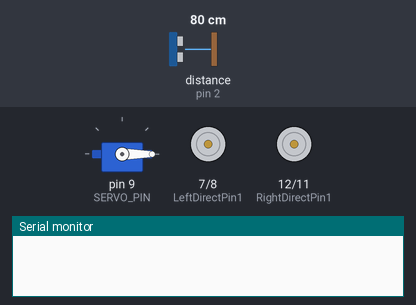
This sketch was run on a simulated Arduino Uno, built with avr-gcc and run on an emulated ATmega328P. On the bench: servo, motor-driver pin pairs drawn as motors (green arrow = first pin HIGH = forward, orange = second pin HIGH = backward, longer = more drive, scaled by the enable pin), the last lines printed to the serial monitor. Wiring (inferred from the names in the program): ultrasonic range finder: trigger pin 10; echo pin 2. The inputs (shaded band) are chosen by the test bench; at power-on: distance to the obstacle (sensor on pin 2) 80 cm. The echo pulse lasts 58.3 µs per cm.

Above: at 2.05 s.
At 5.0 s:
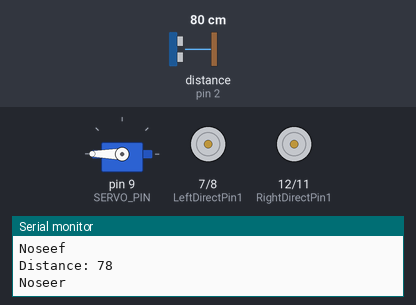
At 6.05 s:
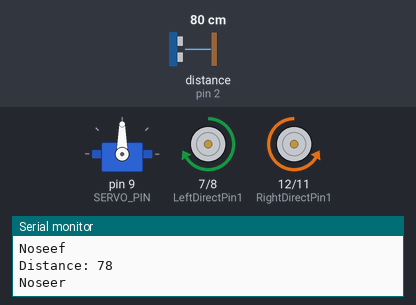
At 6.45 s:
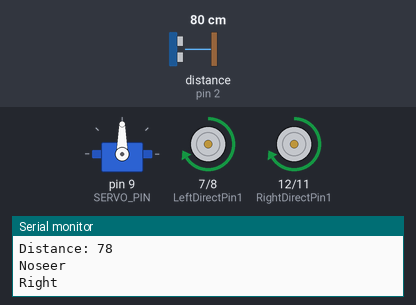
At 7.0 s:
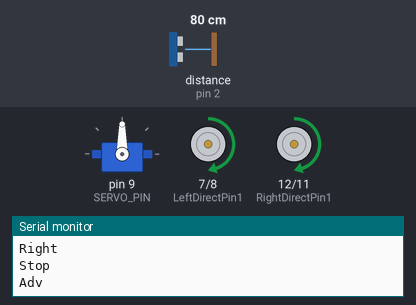
At 8.0 s:
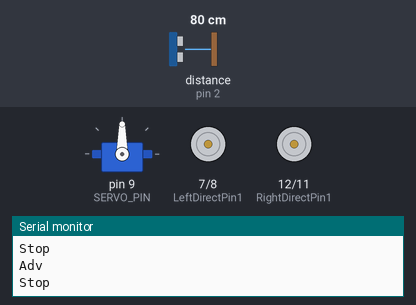
Timing chart, 0 to 9.9 s (numbered marks = the images above):
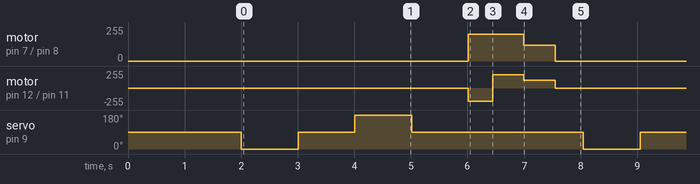

The sketch:

MethodTwo.ino
```cpp
#include <Servo.h>

#define speedPinR 3   // RIGHT PWM pin connect MODEL-X ENA
#define RightDirectPin1  12    //  Right Motor direction pin 1 to MODEL-X IN1
#define RightDirectPin2  11    // Right Motor direction pin 2 to MODEL-X IN2
#define speedPinL 6        //  Left PWM pin connect MODEL-X ENB
#define LeftDirectPin1  7    // Left Motor direction pin 1 to MODEL-X IN3
#define LeftDirectPin2  8   ///Left Motor direction pin 1 to MODEL-X IN4

#define SERVO_PIN     9  //servo connect to D9

#define Echo_PIN    2 // Ultrasonic Echo pin connect to D11
#define Trig_PIN    10  // Ultrasonic Trig pin connect to D12

#define SPEED 120
#define TURNSPEED 200

#define BUZZ_PIN     13

const int fTime = 550;
const int tTime = 430;
const int lookTime = 500;
int front, left, right, lDiag, rDiag;
int minSideDist = 50, minFrontDist = 45;
bool rightClear = false, rDiagClear = false, leftClear = false, lDiagClear = false, frontClear = false;

Servo head;

//Pins initialize
void init_GPIO()
{
	pinMode(RightDirectPin1, OUTPUT);
	pinMode(RightDirectPin2, OUTPUT);
	pinMode(speedPinL, OUTPUT);

  pinMode(Trig_PIN, OUTPUT); // Sets the trigPin as an Output
  pinMode(Echo_PIN, INPUT); // Sets the echoPin as an Input

	pinMode(LeftDirectPin1, OUTPUT);
  pinMode(LeftDirectPin2, OUTPUT);
  pinMode(speedPinR, OUTPUT);
	stop_Stop();
  /*init buzzer*/
  /*pinMode(BUZZ_PIN, OUTPUT);
  digitalWrite(BUZZ_PIN, HIGH);
  buzz_OFF(); */

  digitalWrite(Trig_PIN,LOW);
  /*init servo*/
  head.attach(SERVO_PIN);
  head.write(90);
  delay(2000);

  Serial.begin(9600);
}
void buzz_ON()   //open buzzer
{

  for(int i=0;i<100;i++)
  {
   digitalWrite(BUZZ_PIN,LOW);
   delay(2);//wait for 1ms
   digitalWrite(BUZZ_PIN,HIGH);
   delay(2);//wait for 1ms
  }
}
void buzz_OFF()  //close buzzer
{
  digitalWrite(BUZZ_PIN, HIGH);

}
void set_Motorspeed(int speed_L,int speed_R)
{
  analogWrite(speedPinL,speed_L);
  analogWrite(speedPinR,speed_R);
}

void go_Advance(void)  //Forward
{
  digitalWrite(RightDirectPin1, HIGH);
  digitalWrite(RightDirectPin2,LOW);
  digitalWrite(LeftDirectPin1,HIGH);
  digitalWrite(LeftDirectPin2,LOW);
  set_Motorspeed(SPEED,SPEED);
  delay(fTime);
  Serial.println("Adv");
  stop_Stop();
}

void go_Left(void)  //Turn left
{
  digitalWrite(RightDirectPin1, HIGH);
  digitalWrite(RightDirectPin2,LOW);
  digitalWrite(LeftDirectPin1,LOW);
  digitalWrite(LeftDirectPin2,HIGH);
  set_Motorspeed(TURNSPEED,TURNSPEED);
  delay(tTime+180);
  Serial.println("Left");
  stop_Stop();
}

void go_Right(void)  //Turn right
{
  digitalWrite(RightDirectPin1, LOW);
  digitalWrite(RightDirectPin2,HIGH);
  digitalWrite(LeftDirectPin1,HIGH);
  digitalWrite(LeftDirectPin2,LOW);
  set_Motorspeed(TURNSPEED,TURNSPEED);
  delay(tTime);
  Serial.println("Right");
  stop_Stop();
}

void go_Back(void)  //Reverse
{
  digitalWrite(RightDirectPin1, LOW);
  digitalWrite(RightDirectPin2,HIGH);
  digitalWrite(LeftDirectPin1,LOW);
  digitalWrite(LeftDirectPin2,HIGH);
  set_Motorspeed(SPEED,SPEED);
  delay(fTime);
  Serial.println("Back");
  stop_Stop();
}

void go_Diag_Left(void)  //Turn left diagonally
{
  digitalWrite(RightDirectPin1, HIGH);
  digitalWrite(RightDirectPin2,LOW);
  digitalWrite(LeftDirectPin1,LOW);
  digitalWrite(LeftDirectPin2,HIGH);
  set_Motorspeed(TURNSPEED,TURNSPEED);
  delay((tTime+80) / 2);
  Serial.println("lDiag");
  stop_Stop();
}

void go_Diag_Right(void)  //Turn right diagonally
{
  digitalWrite(RightDirectPin1, LOW);
  digitalWrite(RightDirectPin2,HIGH);
  digitalWrite(LeftDirectPin1,HIGH);
  digitalWrite(LeftDirectPin2,LOW);
  set_Motorspeed(TURNSPEED,TURNSPEED);
  delay(tTime / 2);
  Serial.println("rDiag");
  stop_Stop();
}

void stop_Stop()    //Stop
{
  digitalWrite(RightDirectPin1, LOW);
  digitalWrite(RightDirectPin2,LOW);
  digitalWrite(LeftDirectPin1,LOW);
  digitalWrite(LeftDirectPin2,LOW);
  set_Motorspeed(0,0);
  Serial.println("Stop");
}

int watch()
{
  // Clears the trigPin
  digitalWrite(Trig_PIN, LOW);
  delayMicroseconds(2);
  // Sets the trigPin on HIGH state for 10 micro seconds
  digitalWrite(Trig_PIN, HIGH);
  delayMicroseconds(10);
  digitalWrite(Trig_PIN, LOW);
  // Reads the echoPin, returns the sound wave travel time in microseconds
  long duration = pulseIn(Echo_PIN, HIGH);
  // Calculating the distance
  int distance = duration * 0.034 / 2;
  // Prints the distance on the Serial Monitor
  Serial.print("Distance: ");
  Serial.println(distance);
  return distance;
}

void watchSurrounding()
{
  head.write(0);
  delay(lookTime);
  if((watch() > minSideDist))
  {
    rightClear = true;
    Serial.println("Noseer");
  }
  delay(lookTime);

  /*head.write(45);
  delay(lookTime);
  rDiag = watch();
  if((rDiag > minSideDist))
  {
    rDiagClear = true;
  }*/

  head.write(90);
  delay(lookTime);
  //front = watch();
  if((watch() > minFrontDist))
  {
    frontClear = true;
    Serial.println("Noseef");
  }
  delay(lookTime);

  /*head.write(135);
  delay(lookTime);
  lDiag = watch();
  if((lDiag > minSideDist))
  {
    lDiagClear = true;
  }*/

  head.write(180);
  //left = watch();
  delay(lookTime);
  if(watch() > minSideDist)
  {
    leftClear = true;
    Serial.println("Noseer");
  }
  delay(lookTime);

  head.write(90);
  delay(lookTime);
  return;
}

void setup() {
  // put your setup code here, to run once:
  init_GPIO();
}

void loop() {
  // put your main code here, to run repeatedly:

  watchSurrounding();
  delay(lookTime);
  if (rightClear)
  {
    go_Right();
    go_Advance();
    go_Advance();
    /*if (rDiagClear)
    {
      go_Advance();
      rDiagClear = false;
    }*/
    rightClear = false;
  }
  else if (frontClear)
  {
    go_Advance();
    go_Advance();
    frontClear = false;
  }
  else if (leftClear)
  {
    go_Left();
    go_Advance();
    go_Advance();
    /*if (lDiagClear)
    {
      go_Advance();


      lDiagClear = false;
    }*/
    leftClear = false;
  }
  else
  {
    go_Right();
    go_Right();
    go_Advance();
    go_Advance();
  }

  delay(lookTime);

}
```

Measured:
- by itself, servo on pin 9 (SERVO_PIN): repeats every 6.0 s: 90° 1.0 s, 180° 1.0 s, 90° 3.0 s, 0° 1.0 s
- by itself, motor on pin 7 (LeftDirectPin1) / pin 8 (LeftDirectPin2): repeats every 6.0 s: forward 120/255 0.55 s, stopped 4.5 s, forward 200/255 0.98 s
- by itself, motor on pin 12 (RightDirectPin1) / pin 11 (RightDirectPin2): repeats every 6.0 s: forward 200/255 0.55 s, forward 120/255 0.55 s, stopped 4.5 s, backward 200/255 0.43 s
